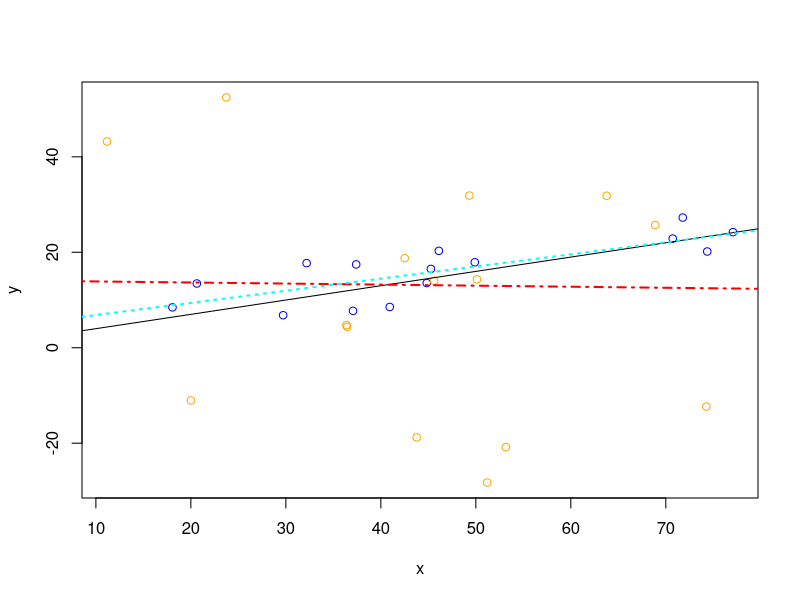

Recreate this plot in R.

set.seed(493218)

N = 30
n = rep(N/2, 2)
beta = c(1, .3)
x = runif(N, 10, 80)

var = c(A = 10, B = 625) # 225)
err = rnorm(N, 0, rep(sqrt(var), n))

y = beta[1] + beta[2]*x + err
type = rep(names(var), n)

###############
#library(ggplot2)
col = c(A = "blue", B = "orange") 
plot(x, y, col = col[type])
abline(a= beta[1], b = beta[2])

# unweight fit
rfit = lm(y ~ x)
abline(rfit, lwd = 2, lty = 10, col = "red")


# weighted fit
wfit = lm(y ~ x, weights = 1/var[type])
abline(wfit, lwd = 2, lty = 3, col = "cyan")


d = data.frame(y = y, x = x, device = type)

fita = lm(y ~ x, subset(d, device == "A"))
fitb = lm(y ~ x, subset(d, device == "B"))

resa = residuals(fita)
resb = residuals(fitb)

residuals(wfit)
